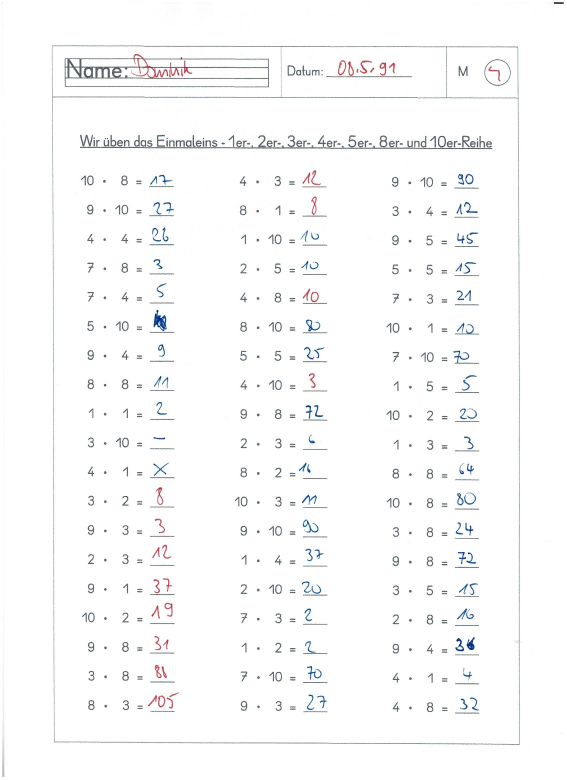
#> input picture testImages/testImage2.jpg, 1700 x 2338 px (shown at 1/3 size)
$ jupyter execute --allow-errors 'OCR tesseract.ipynb'
#> lines starting #> are read from the running program, lines starting #| are printed output that depends on the picture; after the words box and inside, x2 and y2 are one past the last pixel; in counts of white or black regions, pixels touching at a corner belong together
[cell 1]
import numpy as np
import matplotlib.pyplot as plt
import matplotlib.image as mpimg
import cv2
import math
import os

import pytesseract
from pytesseract import Output
from sklearn.cluster import KMeans
from random import randint

[cell 2]
# Helper functions

# get grayscale image
def get_grayscale(image):
    return cv2.cvtColor(image, cv2.COLOR_BGR2GRAY)

# noise removal
def remove_noise(image):
    return cv2.medianBlur(image,5)

#thresholding
def thresholding(image):
    return cv2.threshold(image, 0, 255, cv2.THRESH_BINARY + cv2.THRESH_OTSU)[1]

#dilation
def dilate(image):
    kernel = np.ones((3,3),np.uint8)
    return cv2.dilate(image, kernel, iterations = 1)

#erosion
def erode(image):
    kernel = np.ones((5,5),np.uint8)
    return cv2.erode(image, kernel, iterations = 1)

#opening - erosion followed by dilation
def opening(image):
    kernel = np.ones((5,5),np.uint8)
    return cv2.morphologyEx(image, cv2.MORPH_OPEN, kernel)

#canny edge detection
def canny(image):
    return cv2.Canny(image, 100, 200)

#skew correction
def deskew(image):
    coords = np.column_stack(np.where(image > 0))
    angle = cv2.minAreaRect(coords)[-1]
    if angle < -45 :
        angle = -(90 + angle)
    else:
        angle = -angle
    (h, w) = image.shape[:2]
    center = (w // 2, h // 2)
    M = cv2.getRotationMatrix2D(center, angle, 1.0)
    rotated = cv2.warpAffine(image, M, (w, h), flags=cv2.INTER_CUBIC, borderMode=cv2.BORDER_REPLICATE)
    return rotated

#template matching
def match_template(image, template):
    return cv2.matchTemplate(image, template, cv2.TM_CCOEFF_NORMED)

[cell 3]
# Read and preprocess image

#image = cv2.imread('testImages/testImage1.jpg')
image = cv2.imread('testImages/testImage2.jpg')
#> image is the input picture: shape (2338, 1700, 3); mean B, G, R 250.5, 250.1, 249.9
#image = cv2.imread('testImages/testImage3.jpg')
imageCopy = image.copy()


image = get_grayscale(image)
image = thresholding(image)
#> in thresholding, `return cv2.threshold(image, 0, 255, cv2.THRESH_BINARY + cv2.THRESH_OTS..`:
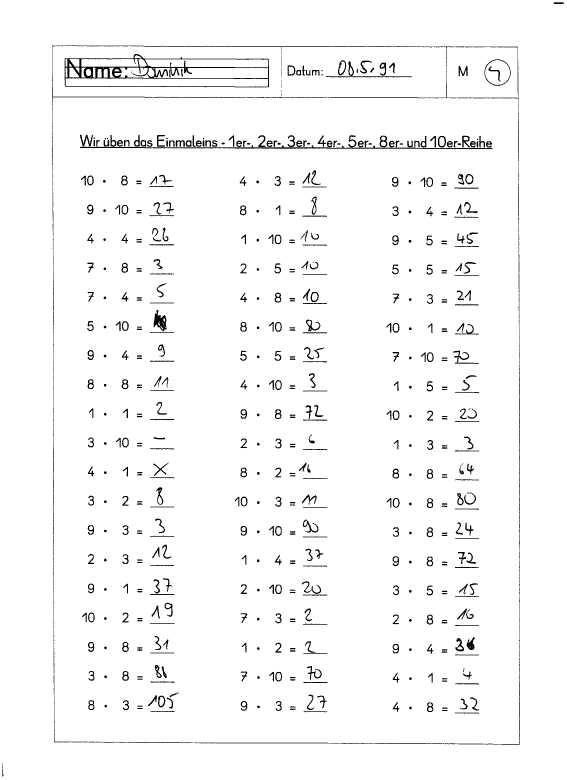
#> returned value: shape (2338, 1700) (shown at 1/3 size); 97.1% white; 584 black regions (37 under 20 px), largest, box (x1, y1, x2, y2) and area: (194, 162, 807, 262) 10687, (156, 136, 1556, 563) 6284, (162, 373, 1559, 2234) 5506
plt.figure(figsize=(10,10))
plt.imshow(image, cmap='gray')

[cell 4]
# Select preprocessed image and apply tesseract OCR

img = image
custom_config = r'--oem 3 --psm 6 outputbase digits'
widthMax = 1000
heightMax = 1000
ratioMax =  1/10
areaMax = 1000*300
areaMin = 10*50

#> (the rest of this cell did not finish here and is left out)

[cell 5]
# Apply sublevel OCR to all found boxes

n = 0

# Extract box dimensions
#> (the rest of this cell did not finish here and is left out)

[cell 6]
# Understand equation by finding equal sign

# Read and preprocess template
template = cv2.imread('testImages/equalSignTemplate.jpg')
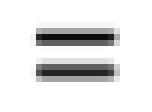
#> input picture testImages/equalSignTemplate.jpg, 152 x 112 px
#> template is the input picture: shape (112, 152, 3); min 12, max 255, mean 227.3
template = get_grayscale(template)
length = template.shape[1]
#> length = 152
width = template.shape[0]
#> width = 112

# Resize template
templateScale1 = cv2.resize(template, (15, 10))
templateScale2 = cv2.resize(template, (30, 20))
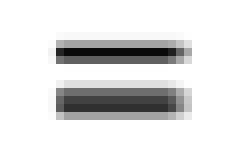
#> templateScale2: shape (20, 30) (shown 8 times larger); min 12, max 255, mean 224.7
templateScale3 = cv2.resize(template, (60, 30))
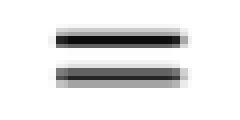
#> templateScale3: shape (30, 60) (shown 4 times larger); min 12, max 255, mean 228.1
templateScale4 = cv2.resize(template, (120, 60))
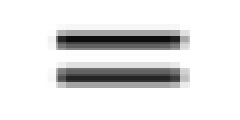
#> templateScale4: shape (60, 120) (shown 2 times larger); min 12, max 255, mean 226.5

# Select template
tmpl = templateScale2

# Plot templates
plt.figure(figsize=(10,10))
plt.imshow(tmpl, cmap='gray')
